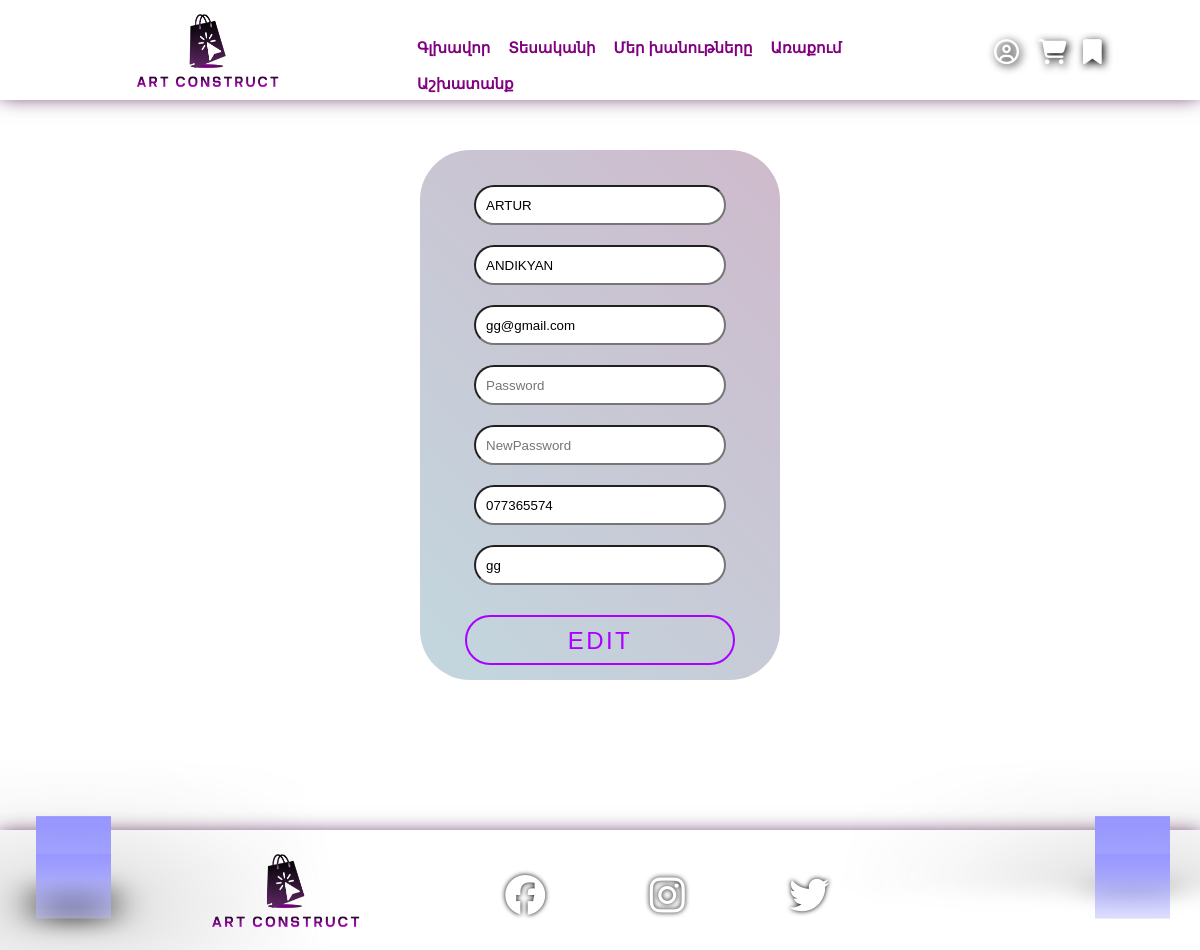
Page /pages/editProfile.php (signed in) on the committed database.
### tables this page shows
CREATE TABLE `users` (
  `User_ID` int(11) NOT NULL,
  `Name` varchar(15) NOT NULL,
  `Surname` varchar(25) NOT NULL,
  `email` varchar(70) NOT NULL,
  `Password` varchar(50) NOT NULL,
  `Gender` varchar(10) NOT NULL,
  `Phone` varchar(12) NOT NULL,
  `Address` varchar(50) NOT NULL
);

### config/functions.php (called while the page is built, shortened)
<?php
include("config.php");
function select($table, $where, $what = '*', $limit = 99999 * 9 * 9 * 9 * 9, $order = "")
{
    if ($where == 1) {
        $condition = 1;
    } else {
        $conditionArr = [];
        foreach ($where as $field => $value) {
            $conditionArr[] = "`" . $field . "`='" . $value . "'";
        }
        $condition = implode(' AND ', $conditionArr);
    }
    if (isset($order) == true && empty($order) == false) {
        $sql = "SELECT $what FROM `$table` WHERE $condition ORDER BY $order DESC LIMIT $limit";
    } else {
        $sql = "SELECT $what FROM `$table` WHERE  $condition LIMIT  $limit";
    }
    return query($sql);
}
function query($sql)
{
    global $con;
    return mysqli_query($con, $sql);
}

### pages/editProfile.php (the view, shortened to what this page needs)
<?php
include("../layout/header.php");
include("../config/functions.php");
$data=[
    "User_ID" => $_SESSION['user_id']
];
$sql = select('users',  $data, '*', 1);
$user = mysqli_fetch_assoc($sql);
?>
<link rel="stylesheet" href="../css/regist.css">
<section>
    <form action="../actions/editProfileAction.php" method="post">
        <input type="text" class="form-control" name="firstname" value="<?php echo $user['Name']; ?>"
            placeholder="First Name" required="required" />
        <input type="text" class="form-control" name="lastname" value="<?php echo $user['Surname']; ?>"
            placeholder="Last Name" required="required" />
        <input type="email" class="form-control" name="email" value="<?php echo $user['email']; ?>" placeholder="Email"
            required="required" />
        <input type="password" class="form-control" name="password" placeholder="Password" required="required" />
        <input type="password" class="form-control" name="NewPassword" placeholder="NewPassword" required="required" />
        <input type="text" class="form-control" name="phone" value="<?php echo $user['Phone']; ?>" placeholder="Phone"
            required="required" />
        <input type="text" class="form-control" name="Address" value="<?php echo $user['Address']; ?>"
            placeholder="Address" required="required" />
        <button type="submit" value="Sign in" class="btn btn-success btn-lg btn-block">
            Edit
        </button>
    </form>
</section>
<?php include("../layout/footer.php");
 ?>

### css/style.css (style rules this page uses)
* { box-sizing: border-box; margin: 0; padding: 0; }
body { font-family: Arial, sans-serif; background-color: rgb(255, 255, 255); }

### css/regist.css (style rules this page uses)
section { width: 100%; height: 600px; }
form { margin-top: 50px; width: 30%; margin-left: 35%; border-radius: 50px; padding: 15px 0px; background: linear-gradient(45deg, #88b1bf82, #4a004145); }
.form-control { width: 70%; height: 40px; margin-left: 15%; margin-top: 20px; padding-left: 10px; box-shadow: none; border-radius: 20px; color: #000000; }
.btn { width: 75%; height: 50px; background-color: #aa00ff00; color: #a900ff; margin-top: 30px; margin-left: 12.5%; position: relative; display: inline-block; font-size: 1.5em; letter-spacing: 0.1em; text-decoration: none; text-transform: uppercase; border: 2px solid #a900ff; border-radius: 30px; padding: 10px 30px; z-index: 1; overflow: hidden; transition: color 2s, box-shadow 2s; }
.btn::before { content: ""; position: relative; top: 0; left: -50px; height: 100%; background-color: #0ef; transform: skewX(30deg); transition: 3s; z-index: -1; }

### rows in the picture
users: firstname "ARTUR", lastname "ANDIKYAN", email "gg@gmail.com", phone "077365574", Address "gg"
